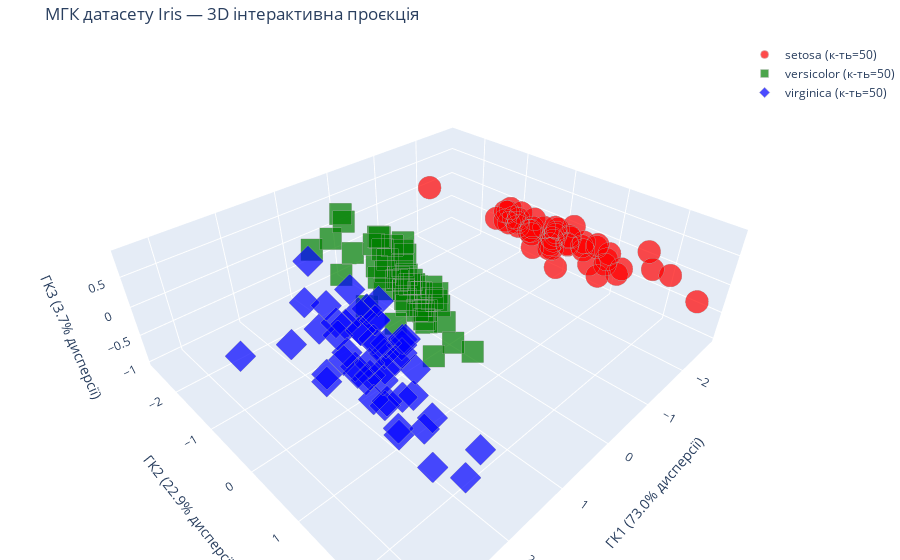

Notebook code cell kept with this figure:
### Markdown cell above
### Крок 3: Візуалізувати результати МГК

Подивимося, як наші дані виглядають у зменшеному 3D просторі та порівняємо їх з оригінальними 4D даними.

### Code cell
import plotly.graph_objs as go
import plotly.offline as pyo

colors = ['red', 'green', 'blue']
symbols = ['circle', 'square', 'diamond']

data = []
for i, (species, color, symbol) in enumerate(zip(target_names, colors, symbols)):
    mask = y == i
    trace = go.Scatter3d(
        x=X_pca[mask, 0],
        y=X_pca[mask, 1],
        z=X_pca[mask, 2],
        mode='markers',
        marker=dict(
            size=8,
            color=color,
            symbol=symbol,
            opacity=0.7,
            line=dict(width=0.5, color='darkgrey')
        ),
        name=f'{species} (к-ть={mask.sum()})',
        text=[f'Вид: {species}<br>ГК1: {x:.2f}<br>ГК2: {y:.2f}<br>ГК3: {z:.2f}' 
              for x, y, z in zip(X_pca[mask, 0], X_pca[mask, 1], X_pca[mask, 2])]
    )
    data.append(trace)

layout = go.Layout(
    title='МГК датасету Iris — 3D інтерактивна проєкція',
    scene=dict(
        xaxis=dict(
            title=f'ГК1 ({explained_variance_ratio[0]:.1%} дисперсії)'
        ),
        yaxis=dict(
            title=f'ГК2 ({explained_variance_ratio[1]:.1%} дисперсії)'
        ),
        zaxis=dict(
            title=f'ГК3 ({explained_variance_ratio[2]:.1%} дисперсії)'
        ),
        bgcolor="white"
    ),
    legend=dict(x=0.85, y=1),
    margin=dict(l=0, r=0, b=0, t=40)
)

fig = go.Figure(data=data, layout=layout)
pyo.iplot(fig)

print(f"Сумарна дисперсія, пояснена першими 3 компонентами: {cumulative_variance[2]:.1%}")

### Figure 1 — Plotly figure (JSON) as saved in the notebook; plotly's stock layout.template omitted (floating-point values rounded to 4 significant figures)
{"data": [{"marker": {"color": "red", "line": {"color": "darkgrey", "width": 0.5}, "opacity": 0.7, "size": 8, "symbol": "circle"}, "mode": "markers", "name": "setosa (к-ть=50)", "text": ["Вид: setosa<br>ГК1: -2.26<br>ГК2: 0.48<br>ГК3: 0.13", "Вид: setosa<br>ГК1: -2.08<br>ГК2: -0.67<br>ГК3: 0.23", "Вид: setosa<br>ГК1: -2.36<br>ГК2: -0.34<br>ГК3: -0.04", "Вид: setosa<br>ГК1: -2.30<br>ГК2: -0.60<br>ГК3: -0.09", "Вид: setosa<br>ГК1: -2.39<br>ГК2: 0.65<br>ГК3: -0.02", "Вид: setosa<br>ГК1: -2.08<br>ГК2: 1.49<br>ГК3: -0.03", "Вид: setosa<br>ГК1: -2.44<br>ГК2: 0.05<br>ГК3: -0.34", "Вид: setosa<br>ГК1: -2.23<br>ГК2: 0.22<br>ГК3: 0.09", "Вид: setosa<br>ГК1: -2.33<br>ГК2: -1.12<br>ГК3: -0.15", "Вид: setosa<br>ГК1: -2.18<br>ГК2: -0.47<br>ГК3: 0.25", "Вид: setosa<br>ГК1: -2.17<br>ГК2: 1.04<br>ГК3: 0.27", "Вид: setosa<br>ГК1: -2.33<br>ГК2: 0.13<br>ГК3: -0.09", "Вид: setosa<br>ГК1: -2.22<br>ГК2: -0.73<br>ГК3: 0.23", "Вид: setosa<br>ГК1: -2.63<br>ГК2: -0.96<br>ГК3: -0.18", "Вид: setosa<br>ГК1: -2.20<br>ГК2: 1.86<br>ГК3: 0.47", "Вид: setosa<br>ГК1: -2.26<br>ГК2: 2.69<br>ГК3: -0.03", "Вид: setosa<br>ГК1: -2.21<br>ГК2: 1.48<br>ГК3: 0.01", "Вид: setosa<br>ГК1: -2.19<br>ГК2: 0.49<br>ГК3: 0.04", "Вид: setosa<br>ГК1: -1.90<br>ГК2: 1.41<br>ГК3: 0.37", "Вид: setosa<br>ГК1: -2.34<br>ГК2: 1.13<br>ГК3: -0.13", "Вид: setosa<br>ГК1: -1.91<br>ГК2: 0.41<br>ГК3: 0.42", "Вид: setosa<br>ГК1: -2.21<br>ГК2: 0.92<br>ГК3: -0.16", "Вид: setosa<br>ГК1: -2.77<br>ГК2: 0.46<br>ГК3: -0.33", "Вид: setosa<br>ГК1: -1.82<br>ГК2: 0.09<br>ГК3: -0.03", "Вид: setosa<br>ГК1: -2.23<br>ГК2: 0.14<br>ГК3: -0.12", "Вид: setosa<br>ГК1: -1.95<br>ГК2: -0.63<br>ГК3: 0.31", "Вид: setosa<br>ГК1: -2.05<br>ГК2: 0.24<br>ГК3: -0.09", "Вид: setosa<br>ГК1: -2.17<br>ГК2: 0.53<br>ГК3: 0.21", "Вид: setosa<br>ГК1: -2.14<br>ГК2: 0.31<br>ГК3: 0.27", "Вид: setosa<br>ГК1: -2.27<br>ГК2: -0.34<br>ГК3: -0.07", "Вид: setosa<br>ГК1: -2.14<br>ГК2: -0.50<br>ГК3: 0.08", "Вид: setosa<br>ГК1: -1.83<br>ГК2: 0.42<br>ГК3: 0.27", "Вид: setosa<br>ГК1: -2.61<br>ГК2: 1.79<br>ГК3: -0.05", "Вид: setosa<br>ГК1: -2.45<br>ГК2: 2.15<br>ГК3: 0.08", "Вид: setosa<br>ГК1: -2.11<br>ГК2: -0.46<br>ГК3: 0.17", "Вид: setosa<br>ГК1: -2.21<br>ГК2: -0.21<br>ГК3: 0.23", "Вид: setosa<br>ГК1: -2.05<br>ГК2: 0.66<br>ГК3: 0.48", "Вид: setosa<br>ГК1: -2.53<br>ГК2: 0.59<br>ГК3: -0.02", "Вид: setosa<br>ГК1: -2.43<br>ГК2: -0.90<br>ГК3: -0.19", "Вид: setosa<br>ГК1: -2.17<br>ГК2: 0.27<br>ГК3: 0.18", "Вид: setosa<br>ГК1: -2.29<br>ГК2: 0.44<br>ГК3: -0.03", "Вид: setosa<br>ГК1: -1.86<br>ГК2: -2.34<br>ГК3: 0.20", "Вид: setosa<br>ГК1: -2.55<br>ГК2: -0.48<br>ГК3: -0.31", "Вид: setosa<br>ГК1: -1.96<br>ГК2: 0.47<br>ГК3: -0.31", "Вид: setosa<br>ГК1: -2.14<br>ГК2: 1.14<br>ГК3: -0.25", "Вид: setosa<br>ГК1: -2.07<br>ГК2: -0.71<br>ГК3: 0.06", "Вид: setosa<br>ГК1: -2.38<br>ГК2: 1.12<br>ГК3: -0.06", "Вид: setosa<br>ГК1: -2.39<br>ГК2: -0.39<br>ГК3: -0.14", "Вид: setosa<br>ГК1: -2.23<br>ГК2: 1.00<br>ГК3: 0.18", "Вид: setosa<br>ГК1: -2.20<br>ГК2: 0.01<br>ГК3: 0.15"], "type": "scatter3d", "x": [-2.265, -2.081, -2.364, -2.299, -2.39, -2.076, -2.444, -2.233, -2.335, -2.184, -2.166, -2.326, -2.218, -2.633, -2.199, -2.262, -2.208, -2.19, -1.899, -2.343, -1.914, -2.207, -2.774, -1.819, -2.227, -1.952, -2.051, -2.169, -2.14, -2.265, -2.14, -1.832, -2.615, -2.446, -2.11, -2.208, -2.045, -2.527, -2.43, -2.17, -2.286, -1.858, -2.554, -1.964, -2.137, -2.07, -2.385, -2.394, -2.229, -2.204], "y": [0.48, -0.6741, -0.3419, -0.5974, 0.6468, 1.489, 0.04764, 0.2231, -1.115, -0.469, 1.044, 0.1331, -0.7287, -0.9615, 1.86, 2.686, 1.484, 0.4888, 1.405, 1.128, 0.4089, 0.9241, 0.4583, 0.08556, 0.1373, -0.6256, 0.2422, 0.5271, 0.3132, -0.3377, -0.5045, 0.4237, 1.794, 2.151, -0.4602, -0.2061, 0.6616, 0.5923, -0.9042, 0.2689, 0.4417, -2.337, -0.4791, 0.4723, 1.142, -0.7111, 1.12, -0.3862, 0.998, 0.009216], "z": [0.1277, 0.2346, -0.0442, -0.09129, -0.01574, -0.02697, -0.3355, 0.0887, -0.1451, 0.2538, 0.2687, -0.09376, 0.2309, -0.1808, 0.4729, -0.03053, 0.005344, 0.04422, 0.3743, -0.1326, 0.4213, -0.1599, -0.3322, -0.03449, -0.118, 0.3056, -0.08636, 0.2068, 0.2712, -0.06844, 0.07501, 0.2705, -0.04723, 0.08267, 0.1703, 0.2254, 0.4845, -0.01944, -0.1933, 0.1759, -0.03489, 0.2042, -0.3058, -0.3096, -0.2484, 0.06393, -0.05722, -0.1395, 0.1815, 0.153]}, {"marker": {"color": "green", "line": {"color": "darkgrey", "width": 0.5}, "opacity": 0.7, "size": 8, "symbol": "square"}, "mode": "markers", "name": "versicolor (к-ть=50)", "text": ["Вид: versicolor<br>ГК1: 1.10<br>ГК2: 0.86<br>ГК3: 0.68", "Вид: versicolor<br>ГК1: 0.73<br>ГК2: 0.59<br>ГК3: 0.09", "Вид: versicolor<br>ГК1: 1.24<br>ГК2: 0.62<br>ГК3: 0.55", "Вид: versicolor<br>ГК1: 0.41<br>ГК2: -1.75<br>ГК3: 0.02", "Вид: versicolor<br>ГК1: 1.08<br>ГК2: -0.21<br>ГК3: 0.40", "Вид: versicolor<br>ГК1: 0.39<br>ГК2: -0.59<br>ГК3: -0.12", "Вид: versicolor<br>ГК1: 0.75<br>ГК2: 0.77<br>ГК3: -0.15", "Вид: versicolor<br>ГК1: -0.49<br>ГК2: -1.85<br>ГК3: -0.25", "Вид: versicolor<br>ГК1: 0.93<br>ГК2: 0.03<br>ГК3: 0.60", "Вид: versicolor<br>ГК1: 0.01<br>ГК2: -1.03<br>ГК3: -0.54", "Вид: versicolor<br>ГК1: -0.11<br>ГК2: -2.65<br>ГК3: 0.05", "Вид: versicolor<br>ГК1: 0.44<br>ГК2: -0.06<br>ГК3: -0.21", "Вид: versicolor<br>ГК1: 0.56<br>ГК2: -1.76<br>ГК3: 0.77", "Вид: versicolor<br>ГК1: 0.72<br>ГК2: -0.19<br>ГК3: 0.07", "Вид: versicolor<br>ГК1: -0.03<br>ГК2: -0.44<br>ГК3: -0.19", "Вид: versicolor<br>ГК1: 0.88<br>ГК2: 0.51<br>ГК3: 0.50", "Вид: versicolor<br>ГК1: 0.35<br>ГК2: -0.20<br>ГК3: -0.49", "Вид: versicolor<br>ГК1: 0.16<br>ГК2: -0.79<br>ГК3: 0.30", "Вид: versicolor<br>ГК1: 1.23<br>ГК2: -1.62<br>ГК3: 0.48", "Вид: versicolor<br>ГК1: 0.16<br>ГК2: -1.30<br>ГК3: 0.17", "Вид: versicolor<br>ГК1: 0.74<br>ГК2: 0.40<br>ГК3: -0.62", "Вид: versicolor<br>ГК1: 0.48<br>ГК2: -0.42<br>ГК3: 0.26", "Вид: versicolor<br>ГК1: 1.23<br>ГК2: -0.93<br>ГК3: 0.37", "Вид: versicolor<br>ГК1: 0.63<br>ГК2: -0.42<br>ГК3: 0.29", "Вид: versicolor<br>ГК1: 0.70<br>ГК2: -0.06<br>ГК3: 0.45", "Вид: versicolor<br>ГК1: 0.87<br>ГК2: 0.25<br>ГК3: 0.47", "Вид: versicolor<br>ГК1: 1.26<br>ГК2: -0.08<br>ГК3: 0.73", "Вид: versicolor<br>ГК1: 1.36<br>ГК2: 0.33<br>ГК3: 0.26", "Вид: versicolor<br>ГК1: 0.66<br>ГК2: -0.23<br>ГК3: -0.09", "Вид: versicolor<br>ГК1: -0.04<br>ГК2: -1.06<br>ГК3: 0.32", "Вид: versicolor<br>ГК1: 0.13<br>ГК2: -1.56<br>ГК3: 0.15", "Вид: versicolor<br>ГК1: 0.02<br>ГК2: -1.57<br>ГК3: 0.24", "Вид: versicolor<br>ГК1: 0.24<br>ГК2: -0.78<br>ГК3: 0.15", "Вид: versicolor<br>ГК1: 1.06<br>ГК2: -0.63<br>ГК3: -0.11", "Вид: versicolor<br>ГК1: 0.22<br>ГК2: -0.29<br>ГК3: -0.67", "Вид: versicolor<br>ГК1: 0.43<br>ГК2: 0.85<br>ГК3: -0.45", "Вид: versicolor<br>ГК1: 1.05<br>ГК2: 0.52<br>ГК3: 0.40", "Вид: versicolor<br>ГК1: 1.04<br>ГК2: -1.38<br>ГК3: 0.69", "Вид: versicolor<br>ГК1: 0.07<br>ГК2: -0.22<br>ГК3: -0.29", "Вид: versicolor<br>ГК1: 0.28<br>ГК2: -1.33<br>ГК3: -0.09", "Вид: versicolor<br>ГК1: 0.28<br>ГК2: -1.12<br>ГК3: -0.09", "Вид: versicolor<br>ГК1: 0.62<br>ГК2: 0.02<br>ГК3: 0.02", "Вид: versicolor<br>ГК1: 0.34<br>ГК2: -0.99<br>ГК3: 0.20", "Вид: versicolor<br>ГК1: -0.36<br>ГК2: -2.02<br>ГК3: -0.11", "Вид: versicolor<br>ГК1: 0.29<br>ГК2: -0.86<br>ГК3: -0.13", "Вид: versicolor<br>ГК1: 0.09<br>ГК2: -0.18<br>ГК3: -0.13", "Вид: versicolor<br>ГК1: 0.23<br>ГК2: -0.38<br>ГК3: -0.16", "Вид: versicolor<br>ГК1: 0.58<br>ГК2: -0.15<br>ГК3: 0.27", "Вид: versicolor<br>ГК1: -0.45<br>ГК2: -1.54<br>ГК3: -0.19", "Вид: versicolor<br>ГК1: 0.26<br>ГК2: -0.60<br>ГК3: -0.09"], "type": "scatter3d", "x": [1.102, 0.7313, 1.241, 0.4075, 1.075, 0.3887, 0.7465, -0.4873, 0.9279, 0.01143, -0.1102, 0.4407, 0.5621, 0.7196, -0.03335, 0.8754, 0.3503, 0.1588, 1.225, 0.1649, 0.7377, 0.4763, 1.234, 0.6329, 0.7027, 0.8743, 1.257, 1.358, 0.6648, -0.04026, 0.1308, 0.02345, 0.2415, 1.061, 0.224, 0.4291, 1.049, 1.045, 0.06959, 0.2835, 0.2791, 0.6246, 0.3365, -0.3622, 0.2886, 0.09136, 0.2277, 0.5764, -0.4477, 0.2567], "y": [0.863, 0.5946, 0.6163, -1.754, -0.2084, -0.5933, 0.773, -1.852, 0.03223, -1.034, -2.654, -0.0633, -1.765, -0.1862, -0.439, 0.5091, -0.1963, -0.7921, -1.622, -1.303, 0.3966, -0.4173, -0.9333, -0.4164, -0.06341, 0.2508, -0.07726, 0.3313, -0.2259, -1.059, -1.562, -1.572, -0.7773, -0.6338, -0.2878, 0.8456, 0.5221, -1.383, -0.2195, -1.329, -1.12, 0.02492, -0.9884, -2.019, -0.8557, -0.1812, -0.3849, -0.1549, -1.544, -0.5989], "z": [0.6846, 0.09412, 0.554, 0.0231, 0.3983, -0.1242, -0.149, -0.2493, 0.5962, -0.5389, 0.04679, -0.2051, 0.7658, 0.06866, -0.1949, 0.5035, -0.4909, 0.302, 0.4823, 0.1728, -0.6165, 0.265, 0.3684, 0.2919, 0.446, 0.4726, 0.7272, 0.2608, -0.08586, 0.3196, 0.15, 0.2416, 0.1512, -0.1053, -0.6652, -0.4506, 0.3958, 0.6883, -0.2916, -0.08941, -0.09449, 0.02048, 0.1994, -0.1058, -0.1309, -0.129, -0.1562, 0.2717, -0.1904, -0.09188]}, {"marker": {"color": "blue", "line": {"color": "darkgrey", "width": 0.5}, "opacity": 0.7, "size": 8, "symbol": "diamond"}, "mode": "markers", "name": "virginica (к-ть=50)", "text": ["Вид: virginica<br>ГК1: 1.84<br>ГК2: 0.87<br>ГК3: -1.01", "Вид: virginica<br>ГК1: 1.16<br>ГК2: -0.70<br>ГК3: -0.53", "Вид: virginica<br>ГК1: 2.21<br>ГК2: 0.56<br>ГК3: 0.20", "Вид: virginica<br>ГК1: 1.44<br>ГК2: -0.05<br>ГК3: -0.16", "Вид: virginica<br>ГК1: 1.87<br>ГК2: 0.30<br>ГК3: -0.40", "Вид: virginica<br>ГК1: 2.75<br>ГК2: 0.80<br>ГК3: 0.58", "Вид: virginica<br>ГК1: 0.37<br>ГК2: -1.56<br>ГК3: -0.99", "Вид: virginica<br>ГК1: 2.30<br>ГК2: 0.42<br>ГК3: 0.65", "Вид: virginica<br>ГК1: 2.01<br>ГК2: -0.71<br>ГК3: 0.39", "Вид: virginica<br>ГК1: 2.26<br>ГК2: 1.92<br>ГК3: -0.40", "Вид: virginica<br>ГК1: 1.36<br>ГК2: 0.69<br>ГК3: -0.28", "Вид: virginica<br>ГК1: 1.60<br>ГК2: -0.42<br>ГК3: -0.02", "Вид: virginica<br>ГК1: 1.88<br>ГК2: 0.42<br>ГК3: -0.03", "Вид: virginica<br>ГК1: 1.26<br>ГК2: -1.16<br>ГК3: -0.58", "Вид: virginica<br>ГК1: 1.47<br>ГК2: -0.44<br>ГК3: -1.00", "Вид: virginica<br>ГК1: 1.59<br>ГК2: 0.68<br>ГК3: -0.64", "Вид: virginica<br>ГК1: 1.47<br>ГК2: 0.26<br>ГК3: -0.04", "Вид: virginica<br>ГК1: 2.43<br>ГК2: 2.56<br>ГК3: 0.13", "Вид: virginica<br>ГК1: 3.31<br>ГК2: 0.02<br>ГК3: 0.70", "Вид: virginica<br>ГК1: 1.26<br>ГК2: -1.71<br>ГК3: 0.27", "Вид: virginica<br>ГК1: 2.04<br>ГК2: 0.91<br>ГК3: -0.23", "Вид: virginica<br>ГК1: 0.98<br>ГК2: -0.57<br>ГК3: -0.83", "Вид: virginica<br>ГК1: 2.90<br>ГК2: 0.41<br>ГК3: 0.86", "Вид: virginica<br>ГК1: 1.33<br>ГК2: -0.48<br>ГК3: 0.01", "Вид: virginica<br>ГК1: 1.70<br>ГК2: 1.01<br>ГК3: -0.30", "Вид: virginica<br>ГК1: 1.95<br>ГК2: 1.01<br>ГК3: 0.42", "Вид: virginica<br>ГК1: 1.18<br>ГК2: -0.32<br>ГК3: -0.13", "Вид: virginica<br>ГК1: 1.02<br>ГК2: 0.06<br>ГК3: -0.34", "Вид: virginica<br>ГК1: 1.79<br>ГК2: -0.19<br>ГК3: -0.27", "Вид: virginica<br>ГК1: 1.86<br>ГК2: 0.56<br>ГК3: 0.72", "Вид: virginica<br>ГК1: 2.44<br>ГК2: 0.26<br>ГК3: 0.73", "Вид: virginica<br>ГК1: 2.30<br>ГК2: 2.63<br>ГК3: 0.49", "Вид: virginica<br>ГК1: 1.86<br>ГК2: -0.18<br>ГК3: -0.35", "Вид: virginica<br>ГК1: 1.11<br>ГК2: -0.29<br>ГК3: 0.18", "Вид: virginica<br>ГК1: 1.20<br>ГК2: -0.81<br>ГК3: 0.16", "Вид: virginica<br>ГК1: 2.80<br>ГК2: 0.86<br>ГК3: 0.54", "Вид: virginica<br>ГК1: 1.58<br>ГК2: 1.07<br>ГК3: -0.95", "Вид: virginica<br>ГК1: 1.35<br>ГК2: 0.42<br>ГК3: -0.18", "Вид: virginica<br>ГК1: 0.92<br>ГК2: 0.02<br>ГК3: -0.42", "Вид: virginica<br>ГК1: 1.85<br>ГК2: 0.68<br>ГК3: 0.01", "Вид: virginica<br>ГК1: 2.01<br>ГК2: 0.61<br>ГК3: -0.43", "Вид: virginica<br>ГК1: 1.90<br>ГК2: 0.69<br>ГК3: -0.13", "Вид: virginica<br>ГК1: 1.16<br>ГК2: -0.70<br>ГК3: -0.53", "Вид: virginica<br>ГК1: 2.04<br>ГК2: 0.87<br>ГК3: -0.34", "Вид: virginica<br>ГК1: 2.00<br>ГК2: 1.05<br>ГК3: -0.63", "Вид: virginica<br>ГК1: 1.87<br>ГК2: 0.39<br>ГК3: -0.26", "Вид: virginica<br>ГК1: 1.56<br>ГК2: -0.90<br>ГК3: 0.03", "Вид: virginica<br>ГК1: 1.52<br>ГК2: 0.27<br>ГК3: -0.18", "Вид: virginica<br>ГК1: 1.37<br>ГК2: 1.01<br>ГК3: -0.93", "Вид: virginica<br>ГК1: 0.96<br>ГК2: -0.02<br>ГК3: -0.53"], "type": "scatter3d", "x": [1.845, 1.158, 2.205, 1.44, 1.868, 2.752, 0.367, 2.302, 2.007, 2.26, 1.364, 1.603, 1.884, 1.26, 1.468, 1.59, 1.471, 2.426, 3.311, 1.264, 2.038, 0.978, 2.898, 1.333, 1.701, 1.954, 1.175, 1.021, 1.788, 1.864, 2.436, 2.305, 1.863, 1.114, 1.202, 2.799, 1.576, 1.346, 0.9248, 1.852, 2.015, 1.902, 1.158, 2.041, 1.998, 1.871, 1.565, 1.521, 1.373, 0.9607], "y": [0.8704, -0.6989, 0.562, -0.04699, 0.295, 0.8004, -1.562, 0.4201, -0.7114, 1.921, 0.6928, -0.4217, 0.4192, -1.162, -0.4423, 0.6762, 0.2556, 2.557, 0.01778, -1.707, 0.9105, -0.5718, 0.4136, -0.4818, 1.014, 1.008, -0.3164, 0.06435, -0.1874, 0.5623, 0.2593, 2.626, -0.1785, -0.2929, -0.8113, 0.8568, 1.069, 0.4224, 0.01722, 0.6761, 0.6139, 0.6896, -0.6989, 0.8675, 1.049, 0.387, -0.8967, 0.2691, 1.011, -0.02433], "z": [-1.005, -0.5302, 0.2029, -0.1636, -0.3956, 0.5823, -0.9869, 0.6517, 0.394, -0.3976, -0.2846, -0.02319, -0.02634, -0.5802, -1.004, -0.6384, -0.03743, 0.1279, 0.7033, 0.2675, -0.2348, -0.8281, 0.8574, 0.005428, -0.2985, 0.42, -0.1299, -0.3377, -0.2707, 0.7156, 0.7278, 0.4935, -0.3541, 0.1835, 0.1647, 0.5429, -0.9459, -0.1809, -0.4168, 0.01267, -0.4283, -0.1301, -0.5302, -0.3381, -0.6324, -0.2563, 0.02637, -0.1802, -0.9334, -0.5282]}], "layout": {"legend": {"x": 0.85, "y": 1}, "margin": {"b": 0, "l": 0, "r": 0, "t": 40}, "scene": {"bgcolor": "white", "xaxis": {"title": {"text": "ГК1 (73.0% дисперсії)"}}, "yaxis": {"title": {"text": "ГК2 (22.9% дисперсії)"}}, "zaxis": {"title": {"text": "ГК3 (3.7% дисперсії)"}}}, "title": {"text": "МГК датасету Iris — 3D інтерактивна проєкція"}}}
